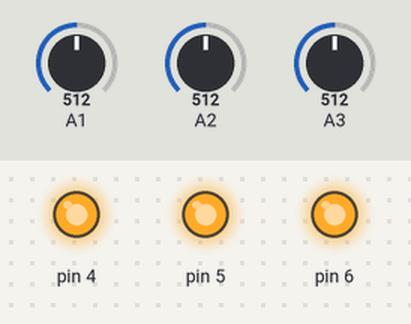
Bench run of a sketch on a simulated Arduino Uno, built with avr-gcc and run on an emulated ATmega328P. On the bench: output pins drawn as LEDs (lit = HIGH). The test bench sets the inputs (shaded band); at power-on: A1 = 512, A2 = 512, A3 = 512. What the sketch prints to the serial monitor is not drawn.

Above: at 1.2 s.
1.3 s: A1 set to 55
2.8 s: A1 set to 48
At 3.3 s:
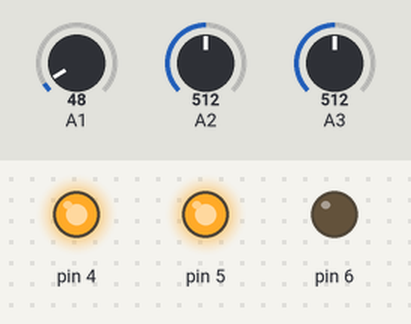
4.3 s: A2 set to 53
5.8 s: A2 set to 45
At 6.8 s:
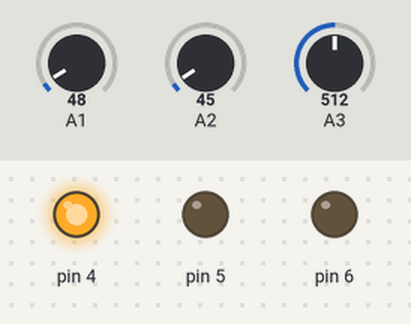
7.3 s: A3 set to 56
8.8 s: A3 set to 47
At 9.1 s:
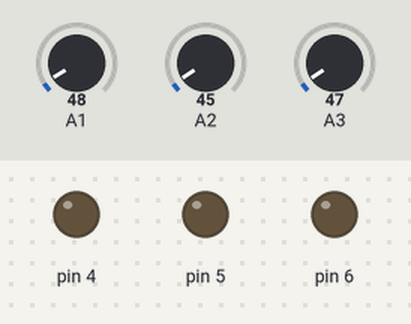
Timing chart, 0 to 11.3 s (numbered marks = the images above; inputs shaded):
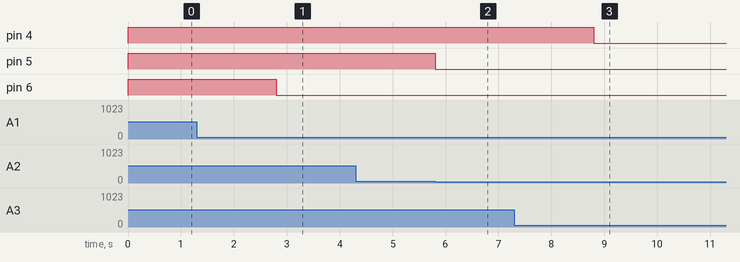

Measured:
- the behaviour switches between 51 and 50 on A1 (found by bisection; images 0 and 1)
- the behaviour switches between 51 and 50 on A2 (found by bisection; images 1 and 2)
- the behaviour switches between 51 and 50 on A3 (found by bisection; images 2 and 3)
- after the input at 2.8 s, pin 6: HIGH → LOW at once
- after the input at 5.8 s, pin 5: HIGH → LOW at once
- after the input at 8.8 s, pin 4: HIGH → LOW at once

The sketch:

receiver_usb_two_rack_for_camera_unit.ino
```cpp
void setup() {
  // put your setup code here, to run once:
pinMode(5,OUTPUT);
pinMode(6,OUTPUT);
pinMode(4,OUTPUT);
Serial.begin(115200);
}

void loop() {
  // put your main code here, to run repeatedly:
int a=0,b=0,c=0,number;
if(analogRead(A1)>50)
  a=1;
if(analogRead(A2)>50)
  b=1;
  if(analogRead(A3)>50)
 c=1;

number=a*1+b*2+c*4;
Serial.print("number=");
Serial.println(number);

if(number ==0)
{Serial.println("key no=0");

      digitalWrite(6,LOW);
      digitalWrite(5,LOW);
      digitalWrite(4,LOW);

    }
else if(number ==1)
    {Serial.println("key no=1");

      digitalWrite(6,HIGH);
      digitalWrite(5,LOW);
      digitalWrite(4,LOW);

    }
   else if(number == 2 )
    { Serial.println("key no=2");

      digitalWrite(6,LOW);
      digitalWrite(5,HIGH);
      digitalWrite(4,LOW);

    }

    else if(number == 3)
    {Serial.println("key no=3");

     digitalWrite(6,HIGH);
      digitalWrite(5,HIGH);
      digitalWrite(4,LOW);

    }

  else if(number == 4)
    {Serial.println("key no=4");

     digitalWrite(6,LOW);
      digitalWrite(5,LOW);
      digitalWrite(4,HIGH);


    }
    else if(number == 5 )
    { Serial.println("key no=5");
    digitalWrite(6,HIGH);
      digitalWrite(5,LOW);
      digitalWrite(4,HIGH);
    }

    else if(number == 6 )
    { Serial.println("key no=6");
        digitalWrite(6,LOW);
      digitalWrite(5,HIGH);
      digitalWrite(4,HIGH);
    }

    else if(number == 7 )
    { Serial.println("key no=7");
       digitalWrite(6,HIGH);
      digitalWrite(5,HIGH);
      digitalWrite(4,HIGH);
    }


}
```
